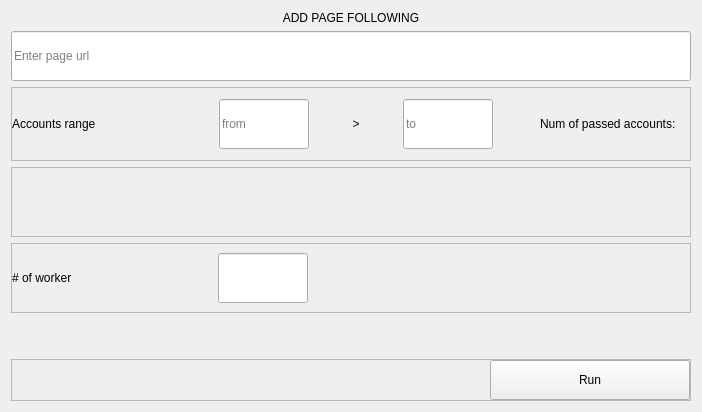
          <widget class="QWidget" name="page_following_frame">
           <layout class="QVBoxLayout" name="verticalLayout_5">
            <item>
             <widget class="QLabel" name="label_18">
              <property name="text">
               <string>ADD PAGE FOLLOWING</string>
              </property>
              <property name="alignment">
               <set>Qt::AlignCenter</set>
              </property>
             </widget>
            </item>
            <item>
             <widget class="QLineEdit" name="page_url_txt4">
              <property name="minimumSize">
               <size>
                <width>500</width>
                <height>50</height>
               </size>
              </property>
              <property name="placeholderText">
               <string>Enter page url</string>
              </property>
             </widget>
            </item>
            <item>
             <widget class="QFrame" name="frame_20">
              <property name="frameShape">
               <enum>QFrame::StyledPanel</enum>
              </property>
              <property name="frameShadow">
               <enum>QFrame::Raised</enum>
              </property>
              <layout class="QHBoxLayout" name="horizontalLayout_15">
               <property name="spacing">
                <number>7</number>
               </property>
               <property name="leftMargin">
                <number>0</number>
               </property>
               <property name="topMargin">
                <number>11</number>
               </property>
               <property name="rightMargin">
                <number>0</number>
               </property>
               <property name="bottomMargin">
                <number>11</number>
               </property>
               <item>
                <widget class="QLabel" name="label_12">
                 <property name="minimumSize">
                  <size>
                   <width>200</width>
                   <height>50</height>
                  </size>
                 </property>
                 <property name="text">
                  <string>Accounts range</string>
                 </property>
                </widget>
               </item>
               <item>
                <widget class="QLineEdit" name="start_acc_range_txt4">
                 <property name="minimumSize">
                  <size>
                   <width>90</width>
                   <height>50</height>
                  </size>
                 </property>
                 <property name="maximumSize">
                  <size>
                   <width>90</width>
                   <height>16777215</height>
                  </size>
                 </property>
                 <property name="placeholderText">
                  <string>from</string>
                 </property>
                </widget>
               </item>
               <item>
                <widget class="QLabel" name="label_14">
                 <property name="minimumSize">
                  <size>
                   <width>80</width>
                   <height>50</height>
                  </size>
                 </property>
                 <property name="layoutDirection">
                  <enum>Qt::LeftToRight</enum>
                 </property>
                 <property name="text">
                  <string>&gt;</string>
                 </property>
                 <property name="alignment">
                  <set>Qt::AlignCenter</set>
                 </property>
                </widget>
               </item>
               <item>
                <widget class="QLineEdit" name="end_acc_range_txt4">
                 <property name="minimumSize">
                  <size>
                   <width>90</width>
                   <height>50</height>
                  </size>
                 </property>
                 <property name="maximumSize">
                  <size>
                   <width>90</width>
                   <height>16777215</height>
                  </size>
                 </property>
                 <property name="placeholderText">
                  <string>to</string>
                 </property>
                </widget>
               </item>
               <item>
                <spacer name="horizontalSpacer_14">
                 <property name="orientation">
                  <enum>Qt::Horizontal</enum>
                 </property>
                 <property name="sizeHint" stdset="0">
                  <size>
                   <width>40</width>
                   <height>20</height>
                  </size>
                 </property>
                </spacer>
               </item>
               <item>
                <widget class="QLabel" name="label">
                 <property name="text">
                  <string>Num of passed accounts:</string>
                 </property>
                </widget>
               </item>
               <item>
                <widget class="QLabel" name="page_followings_counter_lbl">
                 <property name="text">
                  <string/>
                 </property>
                </widget>
               </item>
              </layout>
             </widget>
            </item>
            <item>
             <widget class="QFrame" name="frame_19">
              <property name="frameShape">
               <enum>QFrame::StyledPanel</enum>
              </property>
              <property name="frameShadow">
               <enum>QFrame::Raised</enum>
              </property>
              <layout class="QHBoxLayout" name="horizontalLayout_23">
               <property name="leftMargin">
                <number>0</number>
               </property>
               <property name="rightMargin">
                <number>0</number>
               </property>
               <item>
                <widget class="QLabel" name="run_error_lbl4">
                 <property name="minimumSize">
                  <size>
                   <width>0</width>
                   <height>50</height>
                  </size>
                 </property>
                 <property name="text">
                  <string/>
                 </property>
                </widget>
               </item>
              </layout>
             </widget>
            </item>
            <item>
             <widget class="QFrame" name="frame_23">
              <property name="frameShape">
               <enum>QFrame::StyledPanel</enum>
              </property>
              <property name="frameShadow">
               <enum>QFrame::Raised</enum>
              </property>
              <layout class="QHBoxLayout" name="horizontalLayout_19">
               <property name="leftMargin">
                <number>0</number>
               </property>
               <property name="rightMargin">
                <number>0</number>
               </property>
               <item>
                <widget class="QLabel" name="label_22">
                 <property name="minimumSize">
                  <size>
                   <width>200</width>
                   <height>50</height>
                  </size>
                 </property>
                 <property name="text">
                  <string># of worker</string>
                 </property>
                </widget>
               </item>
               <item>
                <widget class="QLineEdit" name="num_of_workers_txt4">
                 <property name="minimumSize">
                  <size>
                   <width>90</width>
                   <height>50</height>
                  </size>
                 </property>
                 <property name="maximumSize">
                  <size>
                   <width>90</width>
                   <height>16777215</height>
                  </size>
                 </property>
                </widget>
               </item>
               <item>
                <spacer name="horizontalSpacer_13">
                 <property name="orientation">
                  <enum>Qt::Horizontal</enum>
                 </property>
                 <property name="sizeHint" stdset="0">
                  <size>
                   <width>40</width>
                   <height>20</height>
                  </size>
                 </property>
                </spacer>
               </item>
              </layout>
             </widget>
            </item>
            <item>
             <spacer name="verticalSpacer_3">
              <property name="orientation">
               <enum>Qt::Vertical</enum>
              </property>
              <property name="sizeHint" stdset="0">
               <size>
                <width>20</width>
                <height>40</height>
               </size>
              </property>
             </spacer>
            </item>
            <item>
             <widget class="QFrame" name="frame_3">
              <property name="frameShape">
               <enum>QFrame::StyledPanel</enum>
              </property>
              <property name="frameShadow">
               <enum>QFrame::Raised</enum>
              </property>
              <layout class="QHBoxLayout" name="horizontalLayout_3">
               <property name="spacing">
                <number>0</number>
               </property>
               <property name="leftMargin">
                <number>0</number>
               </property>
               <property name="topMargin">
                <number>0</number>
               </property>
               <property name="rightMargin">
                <number>0</number>
               </property>
               <property name="bottomMargin">
                <number>0</number>
               </property>
               <item>
                <spacer name="horizontalSpacer_2">
                 <property name="orientation">
                  <enum>Qt::Horizontal</enum>
                 </property>
                 <property name="sizeHint" stdset="0">
                  <size>
                   <width>364</width>
                   <height>20</height>
                  </size>
                 </property>
                </spacer>
               </item>
               <item>
                <widget class="QPushButton" name="add_page_followings_run_btn">
                 <property name="minimumSize">
                  <size>
                   <width>200</width>
                   <height>40</height>
                  </size>
                 </property>
                 <property name="text">
                  <string>Run</string>
                 </property>
                </widget>
               </item>
              </layout>
             </widget>
            </item>
           </layout>
          </widget>
